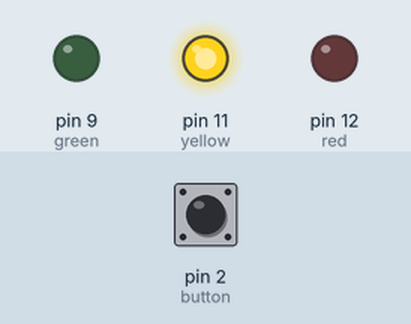
This sketch was run on a simulated Arduino Uno, built with avr-gcc and run on an emulated ATmega328P. On the bench: output pins drawn as LEDs (lit = HIGH). Dashed ring = blinking. The test bench sets the inputs (shaded band); at power-on: pin 2 (button) LOW.

Above: at 1.2 s.
1.3 s: pin 2 (button) pulled HIGH for 0.15 s
At 1.45 s:
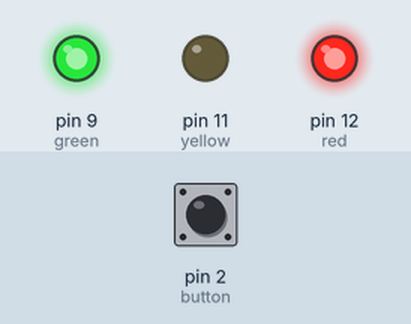
3.4 s: pin 2 (button) pulled HIGH for 3.2 s
At 3.55 s:
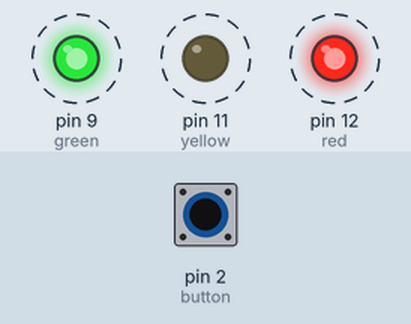
Timing chart, 0 to 8.2 s (numbered marks = the images above; inputs shaded):
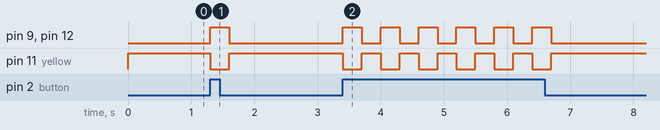

Measured:
- after the input at 1.3 s, pin 9 (green), pin 12 (red): LOW → HIGH at once, → LOW 0.30 s later; pin 11 (yellow): HIGH → LOW at once, → HIGH 0.30 s later
- after the input at 3.4 s, pin 9 (green), pin 12 (red): alternates HIGH for 0.30 s and LOW for 0.30 s, 12 changes in all, then stays LOW, starting at once; pin 11 (yellow): alternates HIGH for 0.30 s and LOW for 0.30 s, 12 changes in all, then stays HIGH, starting at once

The sketch:

different_light_blink_one_light_when_button_pushed1.ino
```cpp
#define button 2
#define red 12
#define yellow 11
#define green 9


void setup() {
  pinMode(button, INPUT);
  pinMode(red, OUTPUT);
  pinMode(yellow, OUTPUT);
  pinMode(green, OUTPUT);

}


void loop() {
  if(digitalRead(button) == HIGH){
    digitalWrite(red, HIGH);
    digitalWrite(green,HIGH);
    digitalWrite(yellow, LOW);
    delay(300);

    digitalWrite(green,LOW);
    digitalWrite(red, LOW);
    digitalWrite(yellow, HIGH);

    delay(300);
    digitalWrite(yellow, LOW);

  }
  else{
    digitalWrite(yellow, HIGH);
    digitalWrite(red, LOW);
    digitalWrite(green, LOW);
  }
}
```
